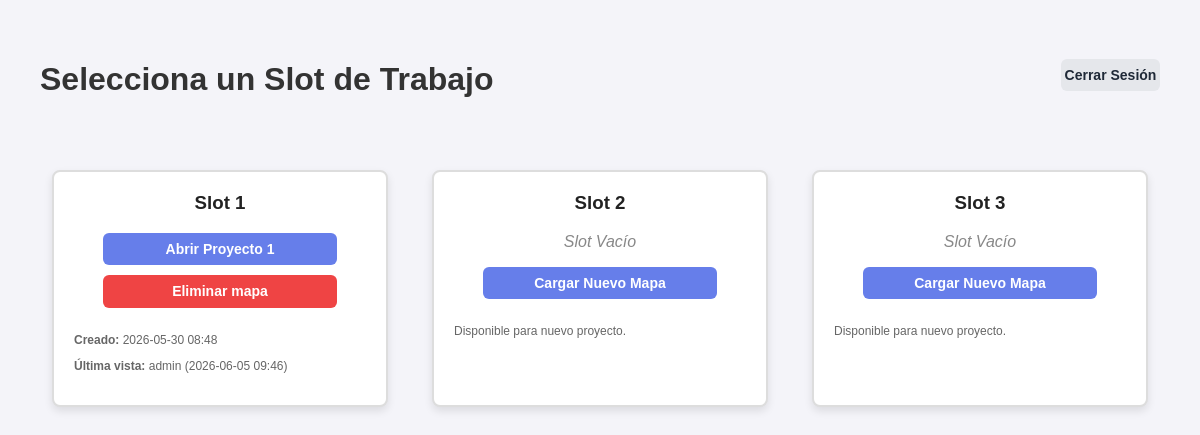
The app's page /dashboard (signed in) with its own data.
### tables this page shows
CREATE TABLE slots
                         (id INTEGER PRIMARY KEY, nombre_real TEXT, slug TEXT, kml_data TEXT, 
                          creado_en TEXT, visto_por TEXT, visto_en TEXT);

### rutas/dashboard.py (the view, shortened to what this page needs)
@dashboard_bp.route('/dashboard')
def index():
    if not session.get('logeado'):
        return redirect(url_for('login.index'))
    slots = db.obtener_todos_los_slots()
    usuarios = db.obtener_todos_los_usuarios() if session.get('rol') == 'admin' else []
    reportes_programados = []
    kml_saved = request.args.get('kml_saved')
    return render_template('dashboard.html', slots=slots, usuarios=usuarios, reportes_programados=reportes_programados, rol_actual=session.get('rol'), kml_saved=kml_saved)

### database.py (called while the page is built)
    def _get_connection(self):
        conn = sqlite3.connect(self.db_path)
        conn.row_factory = sqlite3.Row
        return conn

    def obtener_todos_los_slots(self):
        with self._get_connection() as conn:
            c = conn.cursor()
            c.execute('SELECT id, nombre_real, slug, kml_data, creado_en, visto_por, visto_en FROM slots')
            return c.fetchall()

### templates/dashboard.html (shortened to what this page needs)
<!doctype html>
<html lang="es">
<head>
    <link rel="stylesheet" href="{{ url_for('static', filename='css/common.css') }}">
    <link rel="stylesheet" href="{{ url_for('static', filename='css/dashboard.css') }}">
</head>
<body>
    <div class="dashboard-header-row">
        <h1>Selecciona un Slot de Trabajo</h1>
        <div class="page-actions">
            <a href="/logout" class="btn btn-secondary btn-auto logout-btn">Cerrar Sesión</a>
        </div>
    </div>
    <div class="slots-container">
        {% for slot in slots %}
        <div class="slot">
            <h3>Slot {{ slot[0] }}</h3>
            {% if slot[3] %}
            <a href="/adhesa/{{ slot[2] }}" class="btn">Abrir {{ slot[1] }}</a>
            <button onclick="abrirModal('{{ slot[0] }}')" class="btn btn-delete">Eliminar mapa</button>
            <div class="metadata">
                <p><strong>Creado:</strong> {{ slot[4] }}</p>
                <p><strong>Última vista:</strong> {{ slot[5] }} ({{ slot[6] }})</p>
            </div>
            {% else %}
            <p class="slot-empty">Slot Vacío</p>
            <form action="/cargar_kml/{{ slot[0] }}" method="POST" enctype="multipart/form-data">
                <label for="upload-{{ slot[0] }}" class="btn btn-empty">Cargar Nuevo Mapa</label>
            </form>
            <div class="metadata">
                <p>Disponible para nuevo proyecto.</p>
            </div>
            {% endif %}
        </div>
        {% endfor %}
    </div>
</body>
</html>

### static/css/common.css (style rules this page uses)
:root { --color-primary: #667eea; --color-primary-dark: #5568d3; --color-secondary: #e5e7eb; --color-secondary-dark: #d1d5db; --color-success: #10b981; --color-success-dark: #059669; --color-info: #3b82f6; --color-warning: #f59e0b; --color-danger: #ef4444; --color-text: #1f2937; --color-muted: #6b7280; --color-surface: #ffffff; --color-border: #e5e7eb; }
* { box-sizing: border-box; }
body { margin: 0; font-family: 'Segoe UI', Tahoma, Geneva, Verdana, sans-serif; color: var(--color-text); background: #f9fafb; }
a { color: inherit; }
.btn { padding: 8px 16px; border: none; border-radius: 6px; font-size: 14px; font-weight: 600; cursor: pointer; display: inline-flex; align-items: center; justify-content: center; gap: 6px; transition: background-color 0.2s, color 0.2s, border-color 0.2s, transform 0.2s; text-decoration: none; line-height: 1.2; background: var(--color-primary); color: white; }
.btn-secondary { background: var(--color-secondary); color: var(--color-text); }
.btn-danger, .btn-delete { background: var(--color-danger); color: white; }
.btn-auto { width: auto; margin: 0; }

### static/css/dashboard.css (style rules this page uses)
body { font-family: sans-serif; background-color: #f4f4f9; padding: 40px; color: #222; }
h1 { text-align: center; color: #333; }
.dashboard-header-row { display: flex; align-items: center; justify-content: space-between; gap: 16px; margin-bottom: 20px; }
.page-actions { margin: 0; display: flex; justify-content: flex-end; }
.logout-btn { width: 12%; white-space: nowrap; }
.slots-container { display: flex; justify-content: space-around; gap: 20px; margin-top: 50px; flex-wrap: wrap; }
.slot { background: white; padding: 20px; border-radius: 8px; box-shadow: 0 4px 8px rgba(0, 0, 0, 0.1); width: 30%; min-width: 280px; text-align: center; border: 2px solid #ddd; }
.slot h3 { margin-top: 0; }
.slot-empty { color: #888; font-style: italic; }
.btn { width: 80%; margin-bottom: 10px; display: inline-flex; box-sizing: border-box; }
.metadata { font-size: 12px; color: #666; margin-top: 15px; text-align: left; }

### records on screen
slots: id "1", nombre_real "Proyecto 1", creado_en "2026-05-30 08:48", visto_por "admin", visto_en "2026-06-05 09:46"
slots: id "2"
slots: id "3"
